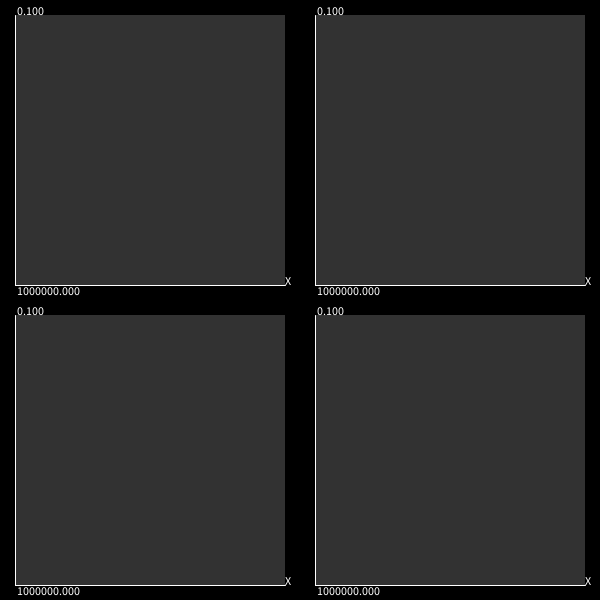
Frame 1 (no input)
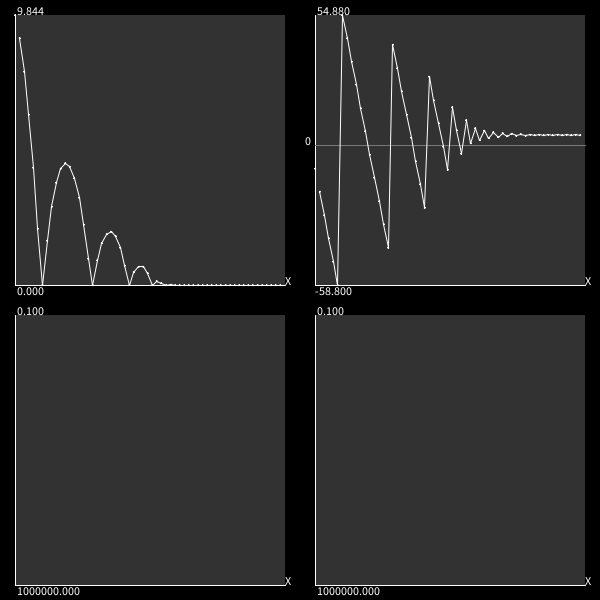
Frame 60 (the mouse pressed at the canvas centre just before this capture)
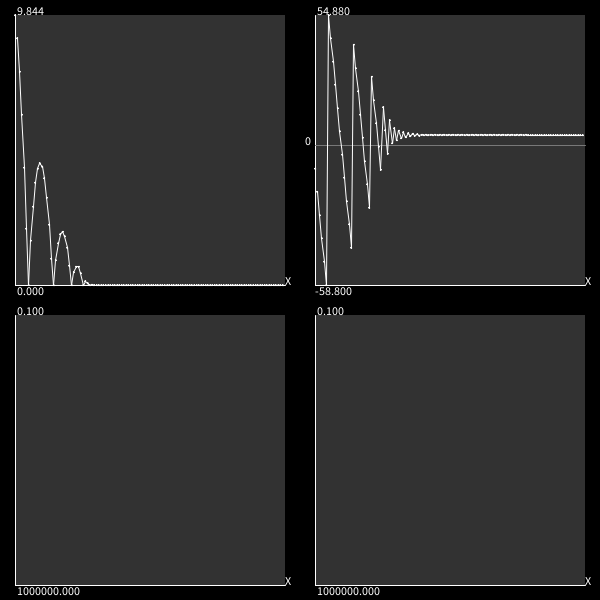
Frame 120 (the mouse held since frame 60 and released just before this capture)

The Processing sketch that drew these frames (run headless with seeded random() and noise(); from frame 60 on, the mouse is pressed at the canvas centre):

// Processing sketch: coolGraphz
// ── coolGraphz.pde

ArrayList<recGraph> graphs = new ArrayList<recGraph>();
float elapsedTime = 0;
float t = 0;
void setup() {
  size(600, 600);
  graphs.add(new recGraph(width/4, height/4, (width/2) - 30, (height/2) - 30));
  graphs.add(new recGraph(width/2 + width/4, height/4, (width/2) - 30, (height/2) - 30));
  graphs.add(new recGraph(width/4, height/2 + height/4, (width/2) - 30, (height/2) - 30));
  graphs.add(new recGraph(width/2 + width/4, height/2 + height/4, (width/2) - 30, (height/2) - 30));
  graphs.get(1).pointLimit = 200;
  graphs.get(0).pointLimit = 800;
}

void draw() {
  elapsedTime = 1/frameRate;
  background(0);
  for (recGraph g : graphs) {
    g.show();
  }
  physics();
  if (frameCount % 1 == 0) {
      t+=elapsedTime*1;
      //println(noise(t));
      graphs.get(0).addP(elapsedTime, h);
      graphs.get(1).addP(elapsedTime, V);
      //graphs.get(2).addP(elapsedTime, noise(t+100));
      //graphs.get(3).addP(elapsedTime, abs(sin(t) + map(noise(t),0,1,-0.1,0.1)));
    }
}
float V = 0;
float h = 10;
float m = 1;
float G = 9.8;
void physics(){
  V -= m * G;
  if(up) V += 10;
  h += V * elapsedTime;
  if(h < 0){
    h = 0;
    V *= -0.8;
  }
}

// ── graph.pde
class cGraphz {
  ArrayList<gPoint> points = new ArrayList<gPoint>();
  float posX = 0;
  float posY = 0;
  float gWidth = 100;
  float gHeight = 100;
  float maxY = 0.1;
  float minY = 1000000;
  float pointLimit = 100;
  int iterations = 0;

  void show() {
    rectMode(CENTER);
    fill(50);
    noStroke();
    rect(posX, posY, gWidth, gHeight);

    stroke(255);
    fill(255);
    line(posX - gWidth/2, posY + gHeight/2, posX - gWidth/2, posY - gHeight/2);
    text(maxY, posX-gWidth/2, posY-gHeight/2);
    text(minY, posX-gWidth/2, 10+posY+gHeight/2);


    line(posX - gWidth/2, posY + gHeight/2, posX + gWidth/2, posY + gHeight/2);
    text("X", posX+gWidth/2, posY+gHeight/2);

    //gPoint prevP = null;
    float px=0; 
    float py = 0;
    if (!points.isEmpty()) {

      if (iterations > 2) {
        float step = gHeight/(maxY - minY);

        //  float nUp = floor((maxY*step)/10);

        //  stroke(255);
        //  for (int i = 0; i < nUp; i++) {
        //    float yt =  (posY) - maxY*step*i;
        //    line(posX-gWidth/2, yt, posX+gWidth/2, yt);
        //  }


        float zeroY = (posY-gHeight/2) + maxY*step;
        stroke(120);
        if (zeroY > 0 && zeroY < gHeight) {
          fill(255);
          line(posX-gWidth/2, zeroY, posX+gWidth/2, zeroY);
          text("0", posX - 10 - gWidth/2, zeroY);
        }
        stroke(255);
      }

      for (int i = 0; i < points.size(); i++) {
        gPoint p = points.get(i);
        float x = (gWidth/points.size()) * i;

        if (p.y > maxY) maxY = p.y;

        //if (minSet == false){ minY = p.y; minSet = true;}
        if (p.y < minY) minY = p.y;
        if (points.size()>2) {
          float y = map(p.y, minY, maxY, 0, gHeight);


          if (i-1 > 0) {
            line((posX-gWidth/2)+x, (posY+gHeight/2)-y, (posX-gWidth/2)+px, (posY+gHeight/2)-py);
          }
          ellipse((posX - gWidth/2) + x, (posY + gHeight/2) - y, 1, 1);
          px = x;
          py = y;
        }
      }
    }
    if (pointLimit > 0 && points.size() > pointLimit) {

      for (int i = points.size()-1; i > pointLimit; i--) {
        points.remove(0);
      }
    }
    //println(maxT);
    iterations++;
  }
}

class recGraph extends cGraphz {
  recGraph(float x, float y, float w, float h) {
    posX = x;
    posY = y;
    gWidth = w;
    gHeight = h;
  }
  void addP(float t, float x) {
    points.add(new gPoint(t, x));
  }
}

class gPoint {
  float x; 
  float y;
  gPoint(float x, float y) {
    this.x = x;
    this.y = y;
  }
}

//class funcGraph extends cGraphz{ // too hard for now idc
//  func function;

//  funcGraph(){
//    function = new func(); 
//  }
//}

//abstract class func{
//  abstract float value(float t);
//}

// ── utilities.pde
boolean up; boolean down;
void keyPressed(){
  if (key == CODED) {
    if (keyCode == UP) {
      up = true;
    }
    if (keyCode == DOWN) {
      down = true;
    } 
  }
}

void keyReleased(){
  if (key == CODED) {
    if (keyCode == UP) {
      up = false;
    }
    if (keyCode == DOWN) {
      down = false;
    } 
  }
}
